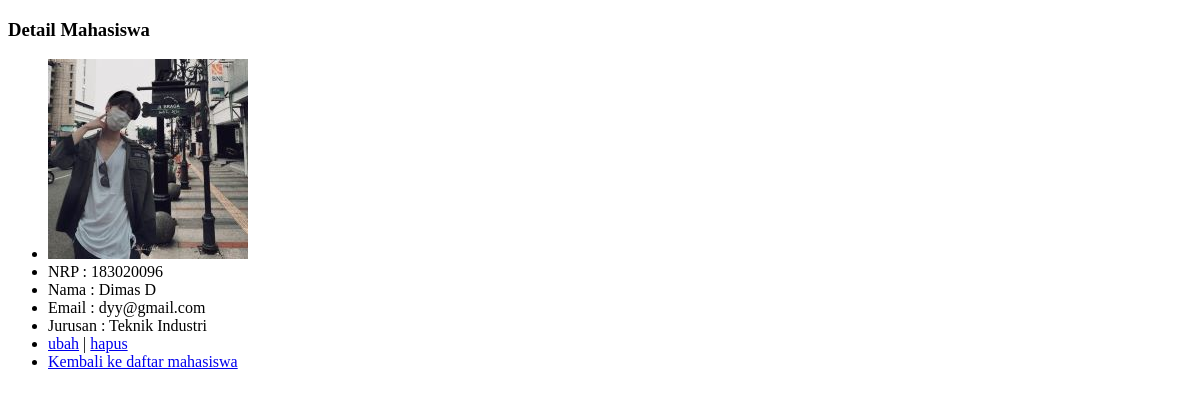
The app's page /detail.php?id=3, older data.
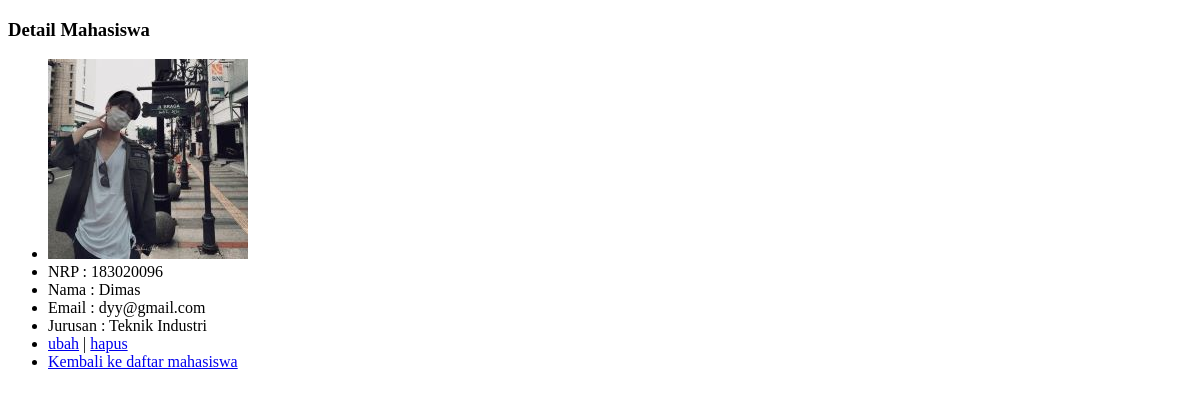
The same page, newer data.
### tables this page shows
CREATE TABLE `mahasiswa` (
  `id` int(11) NOT NULL,
  `nama` varchar(100) NOT NULL,
  `nrp` char(15) NOT NULL,
  `email` varchar(100) NOT NULL,
  `jurusan` varchar(100) NOT NULL,
  `gambar` varchar(100) NOT NULL
);

### functions.php (called while the page is built, shortened)
<?php
function koneksi()
{
  return  mysqli_connect('localhost', 'root', '', 'pw_203040078');
}
function query($query)
{
  $conn = koneksi();
  $result = mysqli_query($conn, $query);
  if (mysqli_num_rows($result) == 1) {
    return mysqli_fetch_assoc($result);
  }
  $rows = [];
  return $rows;
}

### detail.php (the view, shortened to what this page needs)
<?php
require 'functions.php';
$id = $_GET['id'];
$m = query("SELECT * FROM mahasiswa WHERE id = $id");
?>
<!DOCTYPE html>
<html lang="en">
<head>
</head>
<body>
  <h3>Detail Mahasiswa</h3>
  <ul>
    <li><img src="img/<?= $m['gambar']; ?>"></li>
    <li>NRP : <?= $m['nrp']; ?></li>
    <li>Nama : <?= $m['nama']; ?></li>
    <li>Email : <?= $m['email']; ?></li>
    <li>Jurusan : <?= $m['jurusan']; ?></li>
    <li><a href="ubah.php?id=<?= $m['id']; ?>">ubah</a> | <a href="hapus.php?id=<?= $m['id']; ?>" onclick="return confirm('Apakah anada yakin akan menghapus data??');">hapus</a></li>
    <li><a href="index.php">Kembali ke daftar mahasiswa</a></li>
  </ul>
</body>
</html>

Row changes from the older to the newer data that the page shows:
changed mahasiswa "dyy@gmail.com": nama "Dimas D" → "Dimas"
